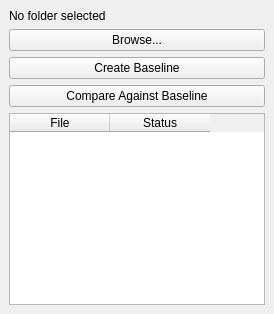
<?xml version="1.0" encoding="UTF-8"?>
<ui version="4.0">
 <class>MainWindow</class>
 <widget class="QMainWindow" name="MainWindow">
  <property name="windowTitle">
   <string>File Integrity Monitor</string>
  </property>
  <widget class="QWidget" name="centralwidget">
   <layout class="QVBoxLayout" name="verticalLayout">
    <item>
     <widget class="QLabel" name="folderLabel">
      <property name="text">
       <string>No folder selected</string>
      </property>
     </widget>
    </item>
    <item>
     <widget class="QPushButton" name="browseButton">
      <property name="text">
       <string>Browse...</string>
      </property>
     </widget>
    </item>
    <item>
     <widget class="QPushButton" name="createButton">
      <property name="text">
       <string>Create Baseline</string>
      </property>
     </widget>
    </item>
    <item>
     <widget class="QPushButton" name="compareButton">
      <property name="text">
       <string>Compare Against Baseline</string>
      </property>
     </widget>
    </item>
    <item>
     <widget class="QTableWidget" name="resultsTable">
      <column>
       <property name="text">
        <string>File</string>
       </property>
      </column>
      <column>
       <property name="text">
        <string>Status</string>
       </property>
      </column>
     </widget>
    </item>
   </layout>
  </widget>
 </widget>
 <resources/>
 <connections/>
</ui>
